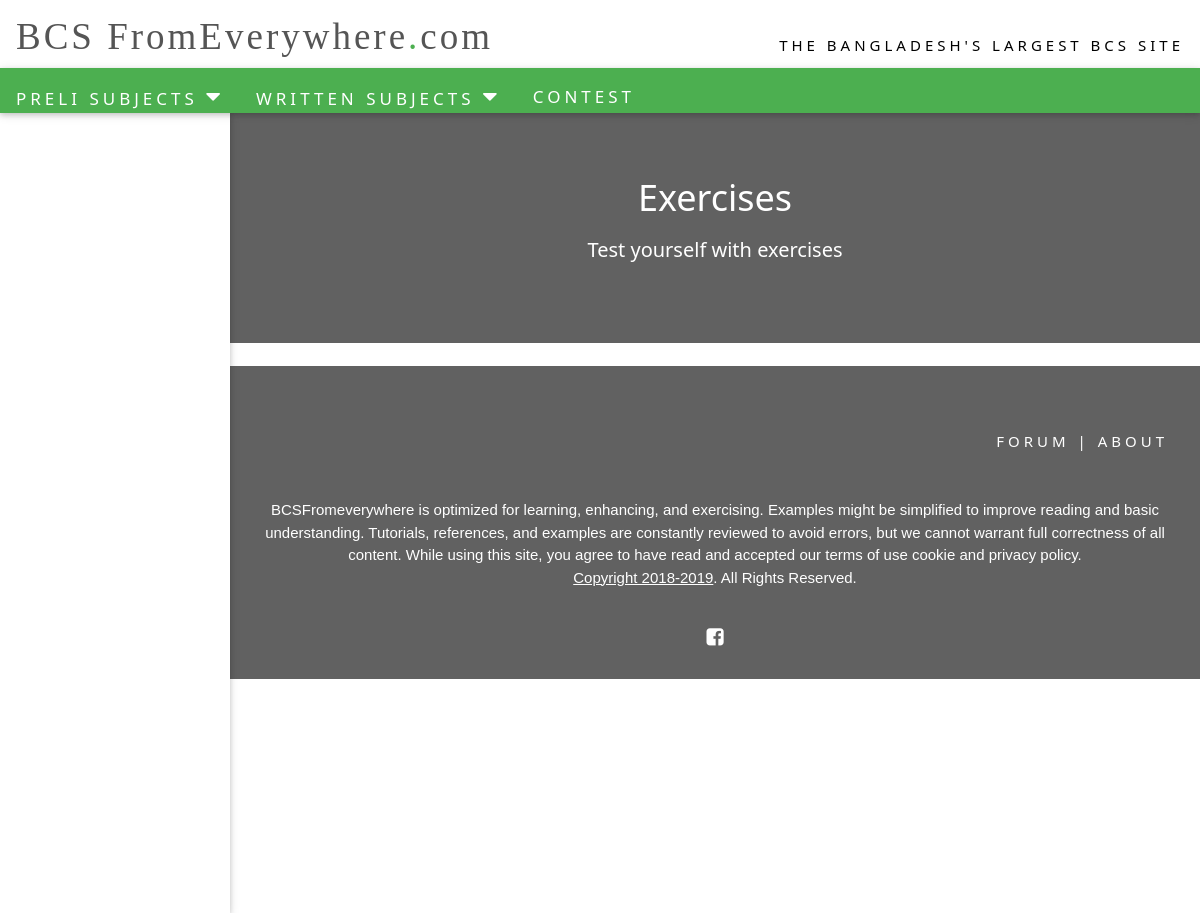
Before: /info/homes/ with the older database file.
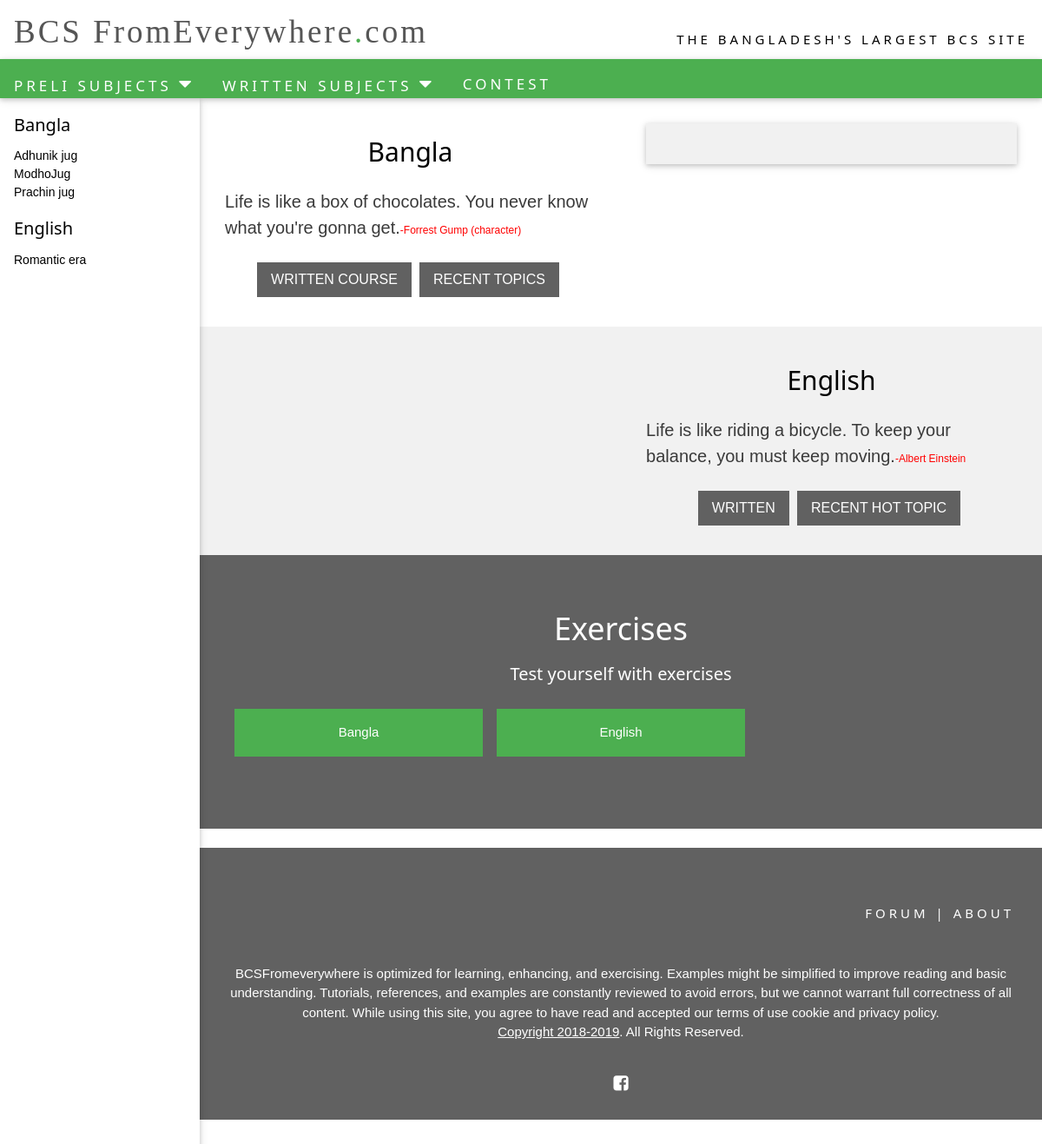
After: the same page with the newer database file.
### Subinfo/models.py (models this page shows, shortened)
class subjects(models.Model):
    name=models.CharField(max_length=100)
    bio=models.CharField(max_length=100,null=True)
    model_pic = models.ImageField(upload_to='pic_folder/', default='pic_folder/None/no-img.jpg')

class subcatagory(models.Model):
    subject_id=models.ForeignKey(subjects,on_delete=models.CASCADE)
    catalist=models.CharField(max_length=100)

class quote(models.Model):
    quote_id=models.ForeignKey(subjects,on_delete=models.CASCADE)
    quote=models.CharField(max_length=400)
    author=models.CharField(max_length=150)

### Subinfo/views.py (the view)
# urls.py: path('homes/',views.homepageviews,name="homepageviews"),
def homepageviews(request):
    subject=subjects.objects.all()
    cnt=7
    return render(request,'Subinfo/homepage.html',{'subject':subject,'cnt':cnt})

### Subinfo/templatetags/blog_tags.py (called while the page is built)
@register.inclusion_tag('tags/subfirsthalf.html')
def sub_first():
    first=subjects.objects.all()[0:3]
    return {'first':first}

@register.inclusion_tag('tags/subsecondhalf.html')
def sub_second():
    second=subjects.objects.all()[3:]
    return {'second':second}

@register.inclusion_tag('tags/random.html')
def show_latest_posts(count=5):
    sc=quote.objects.filter(quote_id=count).count()
    if sc==0:
        sc=1
    val=random.randint(1,sc)
    latest_posts=quote.objects.filter(quote_id=count)
    ranquote=[]
    cnt=1
    for x in latest_posts:
        if cnt==val:
            ranquote.append(x)
            break
        else:
            cnt=cnt+1
    return {'ranquote':ranquote,'val':val}

### Subinfo/templates/Subinfo/homepage.html (shortened to what this page needs)
{%load static%}
{%load blog_tags%}
<html lang="en-US">
{%load static %}
<head>
    <link rel="stylesheet" href="{% static 'css/w3.css' %}">
    <link rel="stylesheet" href="https://cdnjs.cloudflare.com/ajax/libs/font-awesome/4.7.0/css/font-awesome.min.css">
</head>
<body style="position:relative;min-height:100%;">
<div class="w3-row w3-white w3-padding w3-hide-medium w3-hide-small" style="margin-top:5px;">
    <div class="w3-col s5 notranslate" style="margin:4px 0 6px 0"><a class='w3schools-logo' href='javascript:void(0)'>BCS</span>
        FromEverywhere<span class='dotcom'>.</span>com</a></div>
    <div class="w3-col s7 w3-margin-top w3-wide w3-hide-medium w3-hide-small">
        <div class="w3-right" style="position:relative;top:5px;">THE BANGLADESH'S LARGEST BCS SITE</div>
    </div>
</div>
<div class="w3-bar w3-theme w3-card-2 w3-wide notranslate">
    <a class="w3-bar-item w3-button barex w3-hover-white w3-padding-16" href="javascript:void(0)"
       onclick="w3_open_nav('tutorials')" id="navbtn_tutorials">PRELI SUBJECTS
        <i style="font-size:24px" class="fa">&#xf0d7;</i>
    </a>
    <a class="w3-bar-item w3-button barex w3-hover-white w3-padding-16" href="javascript:void(0)"
       onclick="w3_open_nav('references')" id="navbtn_references">WRITTEN SUBJECTS
        <i style="font-size:24px" class="fa">&#xf0d7;</i>
    </a>
    <a class="w3-bar-item w3-button barex w3-hover-white w3-padding-16" href="/exam/contest/"
       >CONTEST</a>
</div>
<nav class="w3-sidebar w3-collapse w3-white w3-card-2" id="mySidenav">
    <div class="w3-bar-block">
        {% for sb in subject %}
        <div class="w3-container">
            <h4 class="w3-margin-top">{{sb.name}}</h4>
        </div>
        {% for sbc in sb.subcatagory_set.all %}
        <a style="font-size: 14px;" class="w3-bar-item w3-button" href="/info/home/sub/{{sb.id}}/{{sbc.id}}/">{{sbc.catalist}}</a>
        {%endfor%}
        {%endfor%}
    </div>
</nav>
<div class="w3-main" id="main">
    {% for sb in subject %}
    {% if forloop.counter0|divisibleby:2 %}
    <div class="w3-row">
        <div class="w3-col l6 w3-center" style="padding:3%">
            <h2>{{sb.name}}</h2>
            {%show_latest_posts sb.id %}
            <a href="/html/default.asp" class="w3-button w3-dark-grey">WRITTEN COURSE</a>
            <a href="/tags/default.asp" class="w3-button w3-dark-grey">RECENT TOPICS</a>
        </div>
        <div class="w3-col l6" style="padding:3%">
            <div class="w3-hide-small w3-light-grey w3-card-2" style="padding:16px;">
            </div>
        </div>
    </div>
    {% else %}
    <div class="w3-row w3-light-grey w3-hide-medium w3-hide-small">
        <div class="w3-col l6" style="padding-top:40px;padding:3%;">
        </div>
        <div class="w3-col l6 w3-center" style="padding:3%">
            <h2>{{sb.name}}</h2>
            {%show_latest_posts sb.id %}
            <a href="/css/default.asp" class="w3-button w3-dark-grey">WRITTEN</a>
            <a href="/cssref/default.asp" class="w3-button w3-dark-grey">RECENT HOT TOPIC</a>
        </div>
    </div>
    {%endif%}
    {%endfor%}
    <div class="w3-dark-grey w3-center w3-padding-large w3-padding-48" style="padding-bottom:68px!important">
        <h2 class="w3-xxlarge">Exercises</h2>
        <h4>Test yourself with exercises</h4>
        <div class="w3-row-padding w3-content">
            {%sub_first%}
        </div>
    </div>
    <br>
    <footer class="w3-container w3-dark-grey w3-center w3-padding-32">
        <div class="w3-container w3-padding-32">
            <nav class="w3-right w3-hide-medium w3-hide-small w3-wide">
                <a href="/forum/default.asp" target="_blank" class="w3-hover-text-green" style="text-decoration:none">FORUM</a>
                |
                <a href="/about/default.asp" target="_top" class="w3-hover-text-green" style="text-decoration:none">ABOUT</a>
            </nav>
        </div>
        <p class="w3-medium">
            BCSFromeverywhere is optimized for learning, enhancing, and exercising. Examples might be simplified to
            improve reading
            and basic understanding. Tutorials, references, and examples are constantly reviewed to avoid errors, but we
            cannot warrant full correctness of
            all content. While using this site, you agree to have read and accepted our terms of use cookie and privacy
            policy.<br>
            <a class="w3-hover-text-green"><u>Copyright 2018-2019</u></a>.
            All Rights Reserved.<br><br></p>
        <a href="https://www.facebook.com/groups/1982906205259093/" title="Like BCS on Facebook"
           class="w3-hover-text-light-grey">
            <i class="fa fa-facebook-square"></i></a>
    </footer>
</div>
</body>
</body>
</html>

### Subinfo/templates/tags/random.html
    {% for post in ranquote%}
     <p class="w3-xlarge w3-text-dark-grey">{{post.quote}}<small style="color:red;">-{{post.author}}</small></p>
    {%endfor%}

### Subinfo/templates/tags/subfirsthalf.html
{% for f in first%}
<div class="w3-third">
    <p><a class="w3-btn w3-green w3-block w3-padding-16" href="/exam/start/{{f.id}}/">{{f.name}}</a></p>
</div>
{%endfor%}

### static/css/w3.css (style rules this page uses)
*,*:before,*:after { box-sizing:inherit }
html { -ms-text-size-adjust:100%;-webkit-text-size-adjust:100% }
body { margin:0 }
article,aside,details,figcaption,figure,footer,header,main,menu,nav,section,summary { display:block }
a { background-color:transparent;-webkit-text-decoration-skip:objects }
small { font-size:60% }
html,body { font-family:Verdana,sans-serif;font-size:15px;line-height:1.5 }
html { overflow-x:hidden }
h2 { font-size:30px }
h4 { font-size:20px }
h1,h2,h3,h4,h5,h6 { font-family:"Segoe UI",Arial,sans-serif;font-weight:300;margin:10px 0 }
.w3-wide { letter-spacing:4px }
a { color:inherit }
.w3-btn,.w3-button { border:none;display:inline-block;padding:8px 16px;vertical-align:middle;overflow:hidden;text-decoration:none;color:inherit;background-color:inherit;text-align:center;cursor:pointer;white-space:nowrap }
.w3-btn,.w3-button { -webkit-touch-callout:none;-webkit-user-select:none;-khtml-user-select:none;-moz-user-select:none;-ms-user-select:none;user-select:none }
.w3-sidebar { height:100%;width:200px;background-color:#fff;position:fixed!important;z-index:1;overflow:auto }
.w3-main,#main { transition:margin-left .4s }
.w3-bar { width:100%;overflow:hidden }
.w3-bar .w3-bar-item { height: 45px;padding:8px 16px;float:left;width:auto;border:none;display:block;outline:0 }
.w3-bar .w3-button { white-space:normal }
.w3-bar-block .w3-bar-item { width:100%;display:block;padding:8px 16px;text-align:left;border:none;white-space:normal;float:none;outline:0 }
.w3-block { display:block;width:100% }
.w3-container:after,.w3-container:before,.w3-panel:after,.w3-panel:before,.w3-row:after,.w3-row:before,.w3-row-padding:after,.w3-row-padding:before, .w3-cell-row:before,.w3-cell-row:after,.w3-clear:after,.w3-clear:before,.w3-bar:before,.w3-bar:after { content:"";display:table;clear:both }
.w3-col,.w3-half,.w3-third,.w3-twothird,.w3-threequarter,.w3-quarter { float:left;width:100% }
.w3-col.s5 { width:41.66666% }
.w3-col.s7 { width:58.33333% }
@media (min-width:601px) { .w3-col.m4,.w3-third { width:33.33333% } }
@media (min-width:993px) { .w3-col.l6 { width:49.99999% } }
.w3-content,.w3-auto { margin-left:auto;margin-right:auto }
.w3-content { max-width:980px }
@media (min-width:993px) { .w3-sidebar.w3-collapse { display:block!important } }
.w3-row-padding,.w3-row-padding>.w3-half,.w3-row-padding>.w3-third,.w3-row-padding>.w3-twothird,.w3-row-padding>.w3-threequarter,.w3-row-padding>.w3-quarter,.w3-row-padding>.w3-col { padding:0 8px }
.w3-container,.w3-panel { padding:0.01em 16px }
.w3-card,.w3-card-2 { box-shadow:0 2px 5px 0 rgba(0,0,0,0.16),0 2px 10px 0 rgba(0,0,0,0.12) }
.w3-medium { font-size:15px!important }
.w3-xlarge { font-size:20px!important;text-align: left; }
.w3-xxlarge { font-size:36px!important }
.w3-center { text-align:center!important }
.w3-margin-top { margin-top:16px!important }
.w3-padding { padding:8px 16px!important }
.w3-padding-large { padding:12px 24px!important }
.w3-padding-16 { padding-top:16px!important;padding-bottom:16px!important }
.w3-padding-32 { padding-top:32px!important;padding-bottom:32px!important }
.w3-padding-48 { padding-top:48px!important;padding-bottom:48px!important }
.w3-right { float:right!important }
.w3-green,.w3-hover-green:hover { color:#fff!important;background-color:#4CAF50!important }
.w3-white,.w3-hover-white:hover { color:#000!important;background-color:#fff!important }
.w3-light-grey,.w3-hover-light-grey:hover,.w3-light-gray,.w3-hover-light-gray:hover { color:#000!important;background-color:#f1f1f1!important; }
.w3-dark-grey,.w3-hover-dark-grey:hover,.w3-dark-gray,.w3-hover-dark-gray:hover { color:#fff!important;background-color:#616161!important }
.w3-text-dark-grey,.w3-hover-text-dark-grey:hover,.w3-text-dark-gray,.w3-hover-text-dark-gray:hover { color:#3a3a3a!important }

Changed rows visible on the page:
added subjects: name "Bangla"
added subcatagory: catalist "Adhunik jug", shown under "Bangla"
added subcatagory: catalist "ModhoJug", shown under "Bangla"
added subcatagory: catalist "Prachin jug", shown under "Bangla"
added subjects: name "English"
added subcatagory: catalist "Romantic era", shown under "English"
added quote: quote "Life is like a box of chocolates. You never know what you're gonna get.", author "Forrest Gump (character)", shown under "Bangla"
added quote: quote "Life is like riding a bicycle. To keep your balance, you must keep moving.", author "Albert Einstein", shown under "English"
